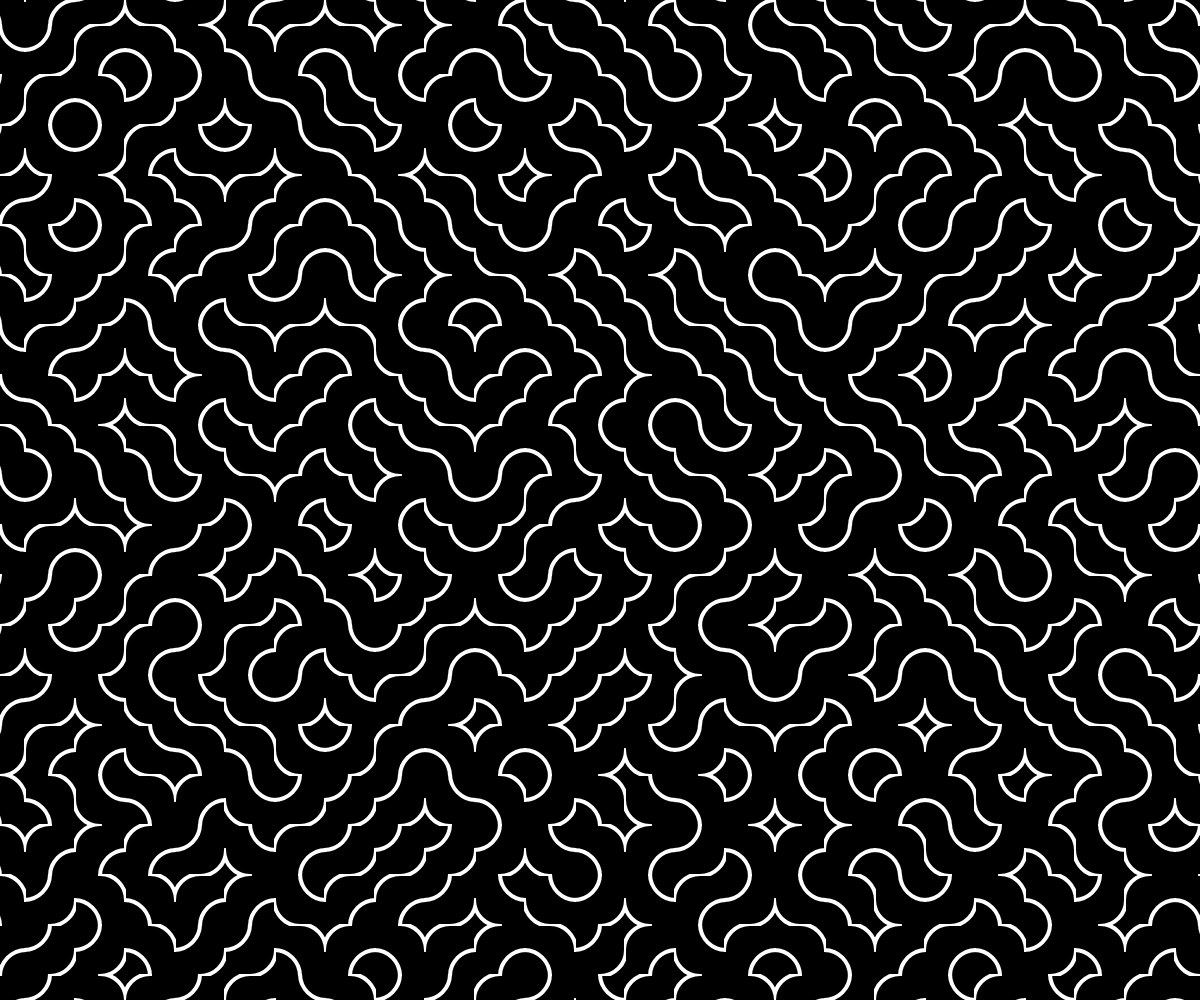
Frame 1 (no input)
Frame 60 (no input): identical to frame 1, image omitted
Frame 120 (the mouse pressed at the canvas centre since frame 60): identical to frame 1, image omitted

The p5.js sketch that drew this single still picture (run headless with seeded random() and noise() and a simulated clock; from frame 60 on, the mouse is pressed at the canvas centre):

// p5.js sketch
// ── sketch.js
var siz = 50;
var pg

var seed
function setup() {

    createCanvas(windowWidth, windowHeight);

    background(0);
    pixelDensity(1)
    seed = random(5000)

    pg = createGraphics(siz+2,siz+2)

    pg.noFill()
    pg.stroke(255)
    pg.strokeWeight(4)
    pg.strokeCap(ROUND)
    pg.arc( 0,0, pg.width,  pg.height, 0, PI/2);
    pg.arc( pg.width/2, pg.height/2, pg.width,  pg.height, 0, PI/2);

    imageMode(CENTER,CENTER)

}


function draw() {
    randomSeed(seed)
    background(0);
    stroke(255);
    //fill(0);
    noFill();

    for (var i = 0; i <= width; i += siz) {
        for (var j = 0; j <= height; j += siz) {
            push()
            translate(i,j)
            var angle = TWO_PI * (int(random(1,5))) / 4
            rotate(angle)
            image(pg,0,0)

            pop()
        }

    }
}

function mouseReleased(){
    seed = random(50000)

}

function windowResized() {

    resizeCanvas(windowWidth, windowHeight);

}
